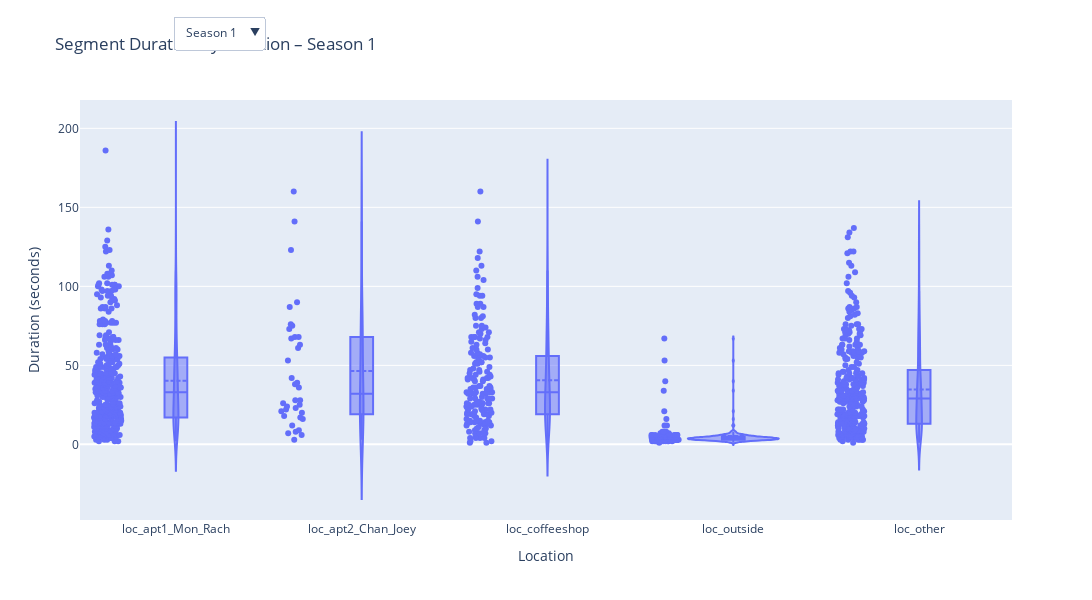

The cell this chart's notebook holds for it:
### Code cell
import plotly.graph_objects as go

# Sort seasons
seasons = sorted(df_true['season'].unique())
fig = go.Figure()

# Add one violin plot per season (but only first season is visible by default)
for i, season in enumerate(seasons):
    filtered_df = df_true[df_true['season'] == season]

    fig.add_trace(go.Violin(
        y=filtered_df["duration"],
        x=filtered_df["location"],
        name=f"Season {season}",
        box_visible=True,
        meanline_visible=True,
        points="all",
        hovertext=filtered_df["global_segment"],
        visible=(i == 0),
        customdata=filtered_df[['global_segment', 'duration']].values,
            hovertemplate=(
                "location: %{x}<br>" +
                "Global segment: %{customdata[0]}<br>" +
                "Duration: %{customdata[1]} seconds<br>" +
                "<extra></extra>"  # hides the trace name in the tooltip
    )))

# Create dropdown buttons to toggle seasons
dropdown_buttons = [
    dict(
        label=f"Season {season}",
        method="update",
        args=[
            {"visible": [i == j for j in range(len(seasons))]},
            {"title": f"Segment Duration by Location – Season {season}"}
        ]
    )
    for i, season in enumerate(seasons)
]

# Update layout with dropdown and labels
fig.update_layout(
    updatemenus=[dict(
        buttons=dropdown_buttons,
        active=0,
        x=0.1,
        y=1.2,
        xanchor="left",
        yanchor="top"
    )],
    xaxis_title="Location",
    yaxis_title="Duration (seconds)",
    title=f"Segment Duration by Location – Season {seasons[0]}",
    width=1200,
    height=600
)

fig.show()

### Figure 1 — Plotly figure (JSON) as saved in the notebook; plotly's stock layout.template omitted (floating-point values rounded to 4 significant figures; data arrays with more than 128 entries replaced by an {"elided": "..."} marker saying what was removed)
{"data": [{"box": {"visible": true}, "customdata": {"elided": "1037x2 float values"}, "hovertemplate": "location: %{x}<br>Global segment: %{customdata[0]}<br>Duration: %{customdata[1]} seconds<br><extra></extra>", "hovertext": {"elided": "1037 float values"}, "meanline": {"visible": true}, "name": "Season 1", "points": "all", "type": "violin", "visible": true, "x": {"elided": "1037 str values"}, "y": {"elided": "1037 float values"}}, {"box": {"visible": true}, "customdata": {"elided": "949x2 float values"}, "hovertemplate": "location: %{x}<br>Global segment: %{customdata[0]}<br>Duration: %{customdata[1]} seconds<br><extra></extra>", "hovertext": {"elided": "949 float values"}, "meanline": {"visible": true}, "name": "Season 2", "points": "all", "type": "violin", "visible": false, "x": {"elided": "949 str values"}, "y": {"elided": "949 float values"}}, {"box": {"visible": true}, "customdata": {"elided": "944x2 float values"}, "hovertemplate": "location: %{x}<br>Global segment: %{customdata[0]}<br>Duration: %{customdata[1]} seconds<br><extra></extra>", "hovertext": {"elided": "944 float values"}, "meanline": {"visible": true}, "name": "Season 3", "points": "all", "type": "violin", "visible": false, "x": {"elided": "944 str values"}, "y": {"elided": "944 float values"}}, {"box": {"visible": true}, "customdata": {"elided": "973x2 float values"}, "hovertemplate": "location: %{x}<br>Global segment: %{customdata[0]}<br>Duration: %{customdata[1]} seconds<br><extra></extra>", "hovertext": {"elided": "973 float values"}, "meanline": {"visible": true}, "name": "Season 4", "points": "all", "type": "violin", "visible": false, "x": {"elided": "973 str values"}, "y": {"elided": "973 float values"}}, {"box": {"visible": true}, "customdata": {"elided": "1080x2 float values"}, "hovertemplate": "location: %{x}<br>Global segment: %{customdata[0]}<br>Duration: %{customdata[1]} seconds<br><extra></extra>", "hovertext": {"elided": "1080 float values"}, "meanline": {"visible": true}, "name": "Season 5", "points": "all", "type": "violin", "visible": false, "x": {"elided": "1080 str values"}, "y": {"elided": "1080 float values"}}, {"box": {"visible": true}, "customdata": {"elided": "1114x2 float values"}, "hovertemplate": "location: %{x}<br>Global segment: %{customdata[0]}<br>Duration: %{customdata[1]} seconds<br><extra></extra>", "hovertext": {"elided": "1114 float values"}, "meanline": {"visible": true}, "name": "Season 6", "points": "all", "type": "violin", "visible": false, "x": {"elided": "1114 str values"}, "y": {"elided": "1114 float values"}}], "layout": {"height": 600, "title": {"text": "Segment Duration by Location – Season 1"}, "updatemenus": [{"active": 0, "buttons": [{"args": [{"visible": [true, false, false, false, false, false]}, {"title": "Segment Duration by Location – Season 1"}], "label": "Season 1", "method": "update"}, {"args": [{"visible": [false, true, false, false, false, false]}, {"title": "Segment Duration by Location – Season 2"}], "label": "Season 2", "method": "update"}, {"args": [{"visible": [false, false, true, false, false, false]}, {"title": "Segment Duration by Location – Season 3"}], "label": "Season 3", "method": "update"}, {"args": [{"visible": [false, false, false, true, false, false]}, {"title": "Segment Duration by Location – Season 4"}], "label": "Season 4", "method": "update"}, {"args": [{"visible": [false, false, false, false, true, false]}, {"title": "Segment Duration by Location – Season 5"}], "label": "Season 5", "method": "update"}, {"args": [{"visible": [false, false, false, false, false, true]}, {"title": "Segment Duration by Location – Season 6"}], "label": "Season 6", "method": "update"}], "x": 0.1, "xanchor": "left", "y": 1.2, "yanchor": "top"}], "width": 1200, "xaxis": {"title": {"text": "Location"}}, "yaxis": {"title": {"text": "Duration (seconds)"}}}}
